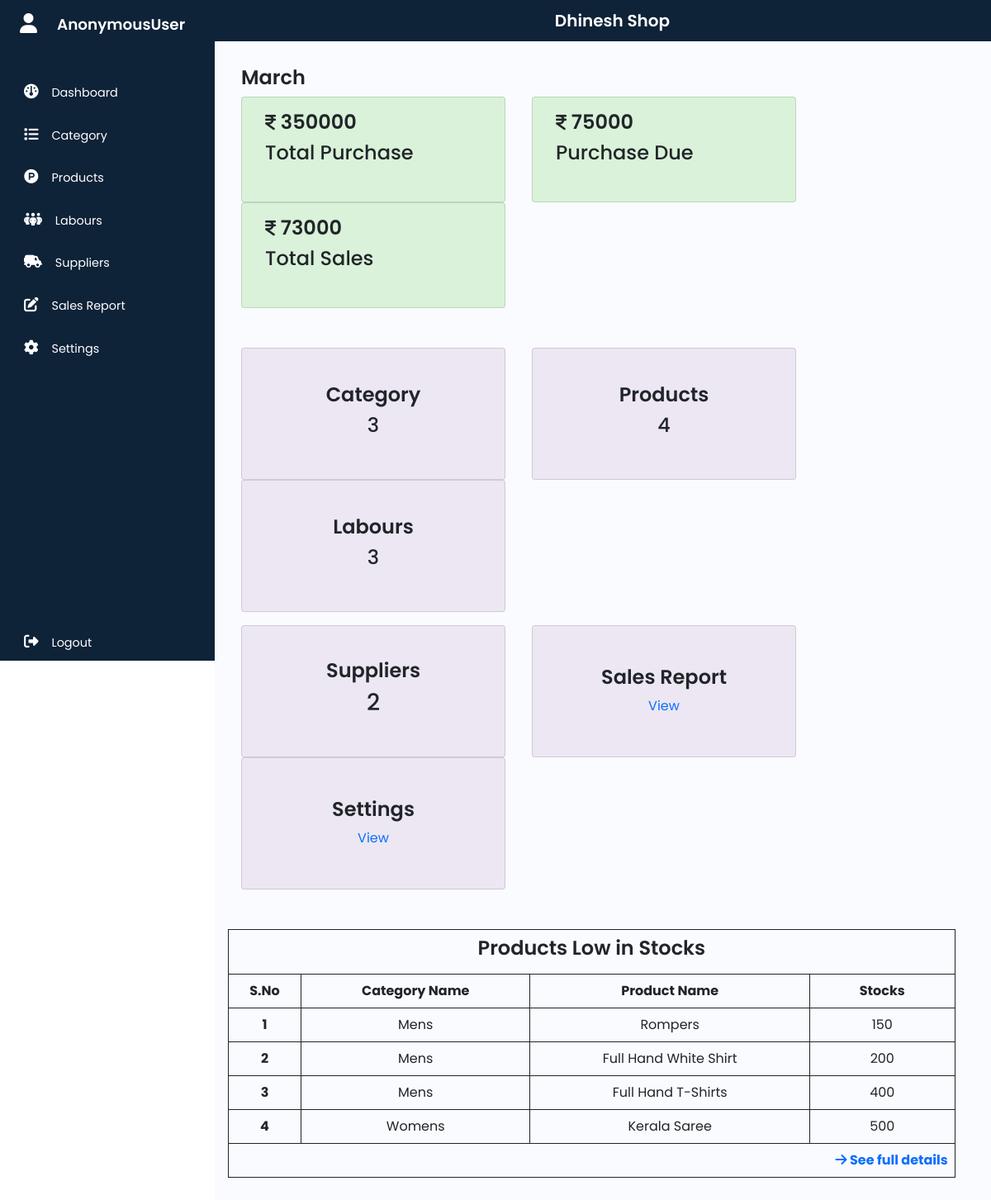
/dashboard/, run on the app's committed database.
### Inventory_app/models.py (models this page shows)
class Settings(models.Model):
    store_name=models.CharField(max_length=100,null=False, blank=False)

class Product(models.Model):
    cat_name=models.ForeignKey(Category, on_delete=models.CASCADE)
    product_name=models.CharField(max_length=50, null=False, blank=False)
    in_stock=models.IntegerField(null=True, blank=True)
    min_stock=models.IntegerField(null=True, blank=True)

class Category(models.Model):
    cat_name=models.CharField(max_length=50, null=False, blank=False)
    def __str__(self):
        return self.cat_name

### Inventory_app/views.py (the view)
# urls.py: path('dashboard/',views.Dashboard, name='dashboard'),
def Dashboard(request):
    month_name=datetime.strftime("%B")
    product_data=Product.objects.order_by('in_stock')
    cat_count=Category.objects.aggregate(Count('id'))
    product_count=Product.objects.aggregate(Count('id'))
    labour_count=Labours.objects.aggregate(Count('id'))
    supplier_count=Suppliers.objects.aggregate(Count('id'))
    total_purchase_sum = Suppliers.objects.aggregate(Sum('total_purchase'))['total_purchase__sum']
    total_purchase_due_sum= Suppliers.objects.aggregate(Sum('purchase_due'))['purchase_due__sum']
    total_sales_sum=Salesreport.objects.aggregate(Sum('amount'))['amount__sum']
    if total_purchase_sum is None:
        total_purchase_sum = 0
    if total_purchase_due_sum is None:
        total_purchase_due_sum= 0
    if total_sales_sum is None:
        total_sales_sum=0
    return render(request, "Dashboard.html", {'data':product_data,'cat_count':cat_count, 'product_count':product_count, 'labour_count':labour_count, 'supplier_count':supplier_count, 'month_name':month_name,'total_purchase':total_purchase_sum, 'total_due':total_purchase_due_sum, 'total_sales':total_sales_sum })

### Inventory_app/context_processors.py (called while the page is built)
def my_model_data(request):
    data = Settings.objects.all()
    return {'my_model_data': data}

### templates/Dashboard.html (shortened to what this page needs)
{% extends 'main.html' %}
{% load static %}
{% block content %}
        <section class="dashboard m-3">
            <h1 class="mx-3">{{month_name}}</h1>
            <div class="container-fluid">
                <div class="row mb-5">
                    <div class="card col-lg-4 mx-3 " style="width: 20rem;height: 8rem;">
                        <div class="card-body">
                          <h1 class="card-title"><i class="fa-solid fa-indian-rupee-sign"></i> {{total_purchase}}</h1>
                          <h4>Total Purchase</h4>
                        </div>
                    </div>
                    <div class="card col-lg-4 mx-3 " style="width: 20rem;height: 8rem;">
                        <div class="card-body">
                            <h1 class="card-title"><i class="fa-solid fa-indian-rupee-sign"></i> {{total_due}}</h1>
                            <h4>Purchase Due</h4>
                        </div>
                    </div>
                    <div class="card col-lg-4 mx-3 " style="width: 20rem;height: 8rem;">
                        <div class="card-body">
                            <h1 class="card-title"><i class="fa-solid fa-indian-rupee-sign"></i> {{total_sales}}</h1>
                            <h4>Total Sales</h4>
                        </div>
                    </div>
                </div>
                <div class="row mb-3 dash-card">
                    <div class="card col-lg-4 mx-3 " style="width: 20rem;height: 10rem;">
                        <div class="card-body">
                          <h1 class="card-title">Category</h1>
                          <h4>{{cat_count.id__count}}</h4>
                        </div>
                    </div>
                    <div class="card col-lg-4 mx-3 " style="width: 20rem;height: 10rem;">
                        <div class="card-body">
                            <h1 class="card-title">Products</h1>
                            <h4>{{product_count.id__count}}</h4>
                        </div>
                    </div>
                    <div class="card col-lg-4 mx-3 " style="width: 20rem;height: 10rem;">
                        <div class="card-body">
                            <h1 class="card-title">Labours</h1>
                            <h4>{{labour_count.id__count}}</h4>
                        </div>
                    </div>
                </div>
                <div class="row dash-card">
                    <div class="card col-lg-4 mx-3 " style="width: 20rem;height: 10rem;">
                        <div class="card-body">
                          <h1 class="card-title">Suppliers</h1>
                          <h3>{{supplier_count.id__count}}</h4>
                        </div>
                    </div>
                    <div class="card col-lg-4 mx-3 " style="width: 20rem;height: 10rem;">
                        <div class="card-body">
                            <h1 class="card-title">Sales Report</h1>
                            <a href="{% url 'salesreport'  %}">View</a>
                        </div>
                    </div>
                    <div class="card col-lg-4 mx-3 " style="width: 20rem;height: 10rem;">
                        <div class="card-body">
                            <h1 class="card-title">Settings</h1>
                            <a href="{% url 'settings'  %}">View</a>
                        </div>
                    </div>
                </div>
            </div>
            <table class="table table-bordered border-dark table table-hover  mt-5" style="width: 97%; border:1px solid black ;">
                <thead class="thead-light">
                  <tr>
                    <th colspan="4" class="text-center"><h1>Products Low in Stocks</h1></th>
                  </tr>
                  <tr class="text-center">
                    <th scope="col" style="width: 10%;">S.No</th>
                    <th scope="col">Category Name</th>
                    <th scope="col">Product Name</th>
                    <th scope="col" style="width: 20%;">Stocks</th>
                  </tr>
                </thead>
                <tbody>
                  {% for datas in data %}
                  <tr class="text-center">
                    <th scope="row">{{forloop.counter}}</th>
                    <td>{{datas.cat_name}}</td>
                    <td>{{datas.product_name}}</td>
                    <td>{{datas.in_stock}}</td>
                  </tr>
                  {% endfor %}
                  <tr>
                    <th colspan="4" class="text-end"> <a href="{% url 'manageproduct'  %}"><i class="fa-solid fa-arrow-right"></i> See full details</a></th>
                  </tr>
                </tbody>
              </table>
        </section>
{% endblock content %}

### templates/main.html (shortened to what this page needs)
{% load static %}
<!DOCTYPE html>
<html lang="en">
<head>
    <link href="https://cdn.jsdelivr.net/npm/bootstrap@5.0.2/dist/css/bootstrap.min.css" rel="stylesheet">
    <link href="https://cdnjs.cloudflare.com/ajax/libs/font-awesome/6.6.0/css/all.min.css" rel="stylesheet">
    <link rel="stylesheet" href="{% static 'assets\css\style.css' %}">
</head>
<body>
    <div class="wrapper">
        <aside id="sidebar" >
            <div class="d-flex">
                <button class="toggle-btn" type="button">
                    <i class="fa-solid fa-user"></i>
                </button>
                <div class="sidebar-logo">
                    <a href="#">{{request.user}}</a>
                </div>
            </div>
            <ul class="sidebar-nav ">
                <li class="sidebar-item">
                    <a href="{% url 'dashboard'  %}" class="sidebar-link">
                        <i class="fa-solid fa-gauge"></i>
                        <span>Dashboard</span>
                    </a>
                </li>
                <li class="sidebar-item">
                    <a href="{% url 'category'  %}" class="sidebar-link">
                        <i class="fa-solid fa-list"></i>
                        <span>Category</span>
                    </a>
                </li>
                <li class="sidebar-item">
                    <a href="{% url 'manageproduct'  %}" class="sidebar-link">
                        <i class="fa-brands fa-product-hunt"></i>
                        <span>Products</span>
                    </a>
                </li>
                <li class="sidebar-item">
                    <a href="{% url 'managelabour'  %}" class="sidebar-link">
                        <i class="fa-solid fa-people-group"></i>
                        <span>Labours</span>
                    </a>
                </li>
                <li class="sidebar-item">
                    <a href="{% url 'managesupplier'  %}" class="sidebar-link">
                        <i class="fa-solid fa-truck-field"></i>
                        <span>Suppliers</span>
                    </a>
                </li>
                <li class="sidebar-item">
                    <a href="{% url 'salesreport'  %}" class="sidebar-link">
                        <i class="fa-solid fa-pen-to-square"></i>
                        <span>Sales Report</span>
                    </a>
                </li>
                <li class="sidebar-item">
                    <a href="{% url 'settings'  %}" class="sidebar-link">
                        <i class="fa-solid fa-gear"></i>
                        <span>Settings</span>
                    </a>
                </li>
            </ul>
            <div class="sidebar-footer">
                <a href="{% url 'logout' %}" class="sidebar-link">
                    <i class="fa-solid fa-right-from-bracket"></i>
                    <span>Logout</span>
                </a>
            </div>
        </aside>
        <div class="main">
            <nav class="navbar navbar-fixed">
                <div class="container-fluid ">
                    {% for item in my_model_data %}
                        <h1 class="navbar-brand  text-white">{{item.store_name}}</h1>
                    {% endfor %}
                </div>
            </nav>
            {% block content %}
            {% endblock content %}
        </div>
    </div>
</body>
</html>

### static/assets/css/style.css (style rules this page uses)
a { text-decoration:none; }
li { list-style: none; }
h1 { font-weight: 600; font-size: 1.5rem; }
body { font-family: 'Poppins', sans-serif; }
.wrapper { display: flex; }
.main { min-height: 100vh; width: 100%; overflow: hidden; transition: all 0.35s ease-in-out; background-color: #fafbfe; }
#sidebar { width: 260px; min-width: 260px; height: 100vh; z-index: 1000; transition: all .25s ease-in-out; background-color: #0e2238; display: flex; flex-direction: column; position: sticky; top: 0; }
.toggle-btn { background-color: transparent; cursor: pointer; border: 0; padding: 1rem 1.5rem; }
.toggle-btn i { font-size: 1.5rem; color: #FFF; }
.sidebar-logo { margin: auto 0; }
.sidebar-logo a { color: #FFF; font-size: 1.15rem; font-weight: 600; }
.sidebar-nav { padding: 2rem 0; flex: 1 1 auto; }
a.sidebar-link { padding: .625rem 1.625rem; color: #FFF; display: block; font-size: 0.9rem; white-space: nowrap; border-left: 3px solid transparent; }
.sidebar-link i { font-size: 1.1rem; margin-right: .75rem; }
.sidebar-item { position: relative; padding-bottom: 10px; }
.main nav { background-color: #0e2238; }
nav div h1 { margin: 0 34%; }
.navbar-fixed { position: fixed; top: 0; width: 100%; z-index: 1000; background-color: #333; }
section { padding-top: 8vh; padding-bottom: 22vh; }
section { padding-top: 8vh; }
.main .card { background-color:#d9f2d9; }
.main .card i { font-size: 21px; }
.main .dash-card .card { background-color: #ece7f2; text-align: center; }
.main .dash-card .card .card-body { display: flex; flex-direction: column; align-items: center; justify-content: center; }

### data on the page
Settings: store_name "Dhinesh Shop"
Product: cat_name "Mens", product_name "Rompers", in_stock "150"
Product: cat_name "Mens", product_name "Full Hand White Shirt", in_stock "200"
Product: cat_name "Mens", product_name "Full Hand T-Shirts", in_stock "400"
Product: cat_name "Womens", product_name "Kerala Saree", in_stock "500"

### other printed values
{{ request.user }} "AnonymousUser"
{{ month_name }} "March"
{{ total_purchase }} "350000"
{{ total_due }} "75000"
{{ total_sales }} "73000"
{{ cat_count.id__count }} "3"
{{ product_count.id__count }} "4"
{{ labour_count.id__count }} "3"
{{ supplier_count.id__count }} "2"
